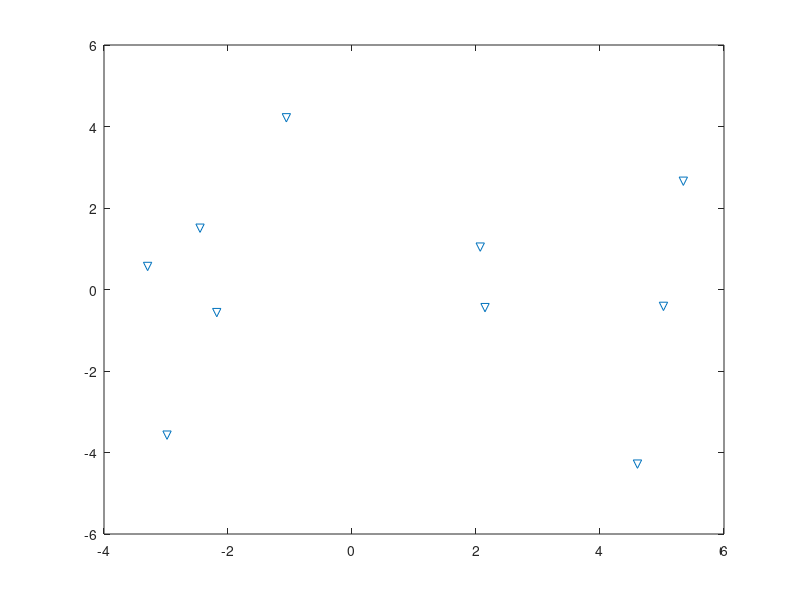

Write the MATLAB code that produced this figure.
clear;close all;


k=rand(10,2);
R=0.2;
v0=rand(10,2)-0.5;
tmax=10;
tstep=0.1;

figure
plot(k(:,1),k(:,2),'v')
xlim([-10 10]);
ylim([-10 10]);
hold on;

for t=1:tmax/tstep
    
    for i=1:length(k)
    k(i,1)=k(i,1)+v0(i,1)*tstep;
    k(i,2)=k(i,2)+v0(i,2)*tstep;
    end
    
    clf;
    plot(k(:,1),k(:,2),'v');
    pause(0.1)
end

